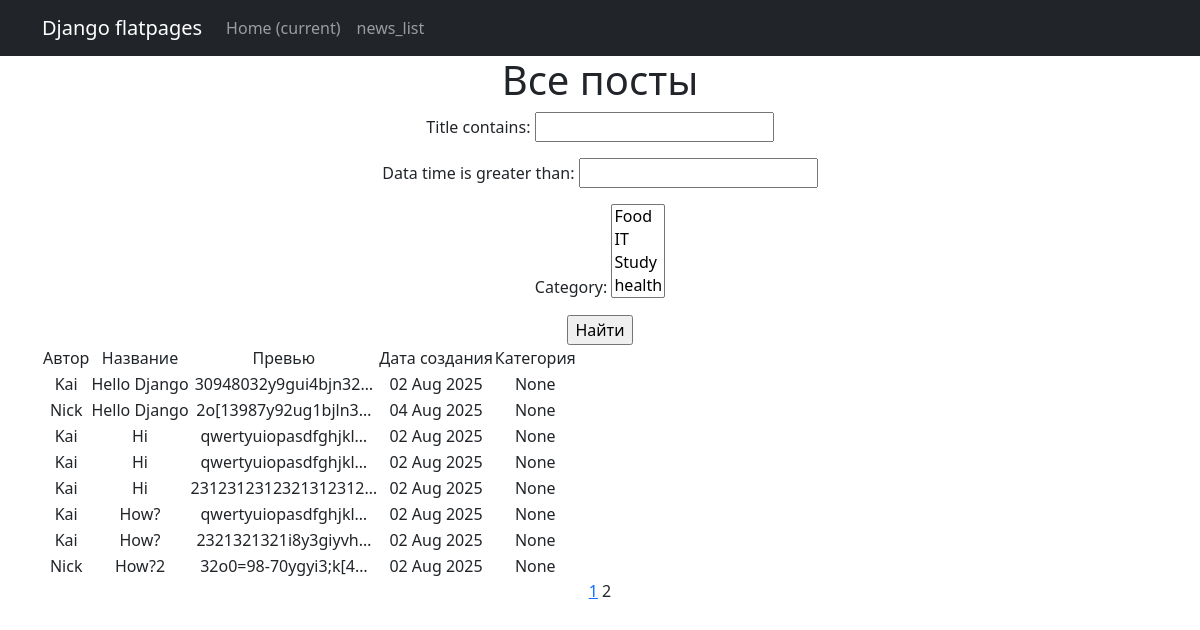
Before: /news/?page=2 with the older database file.
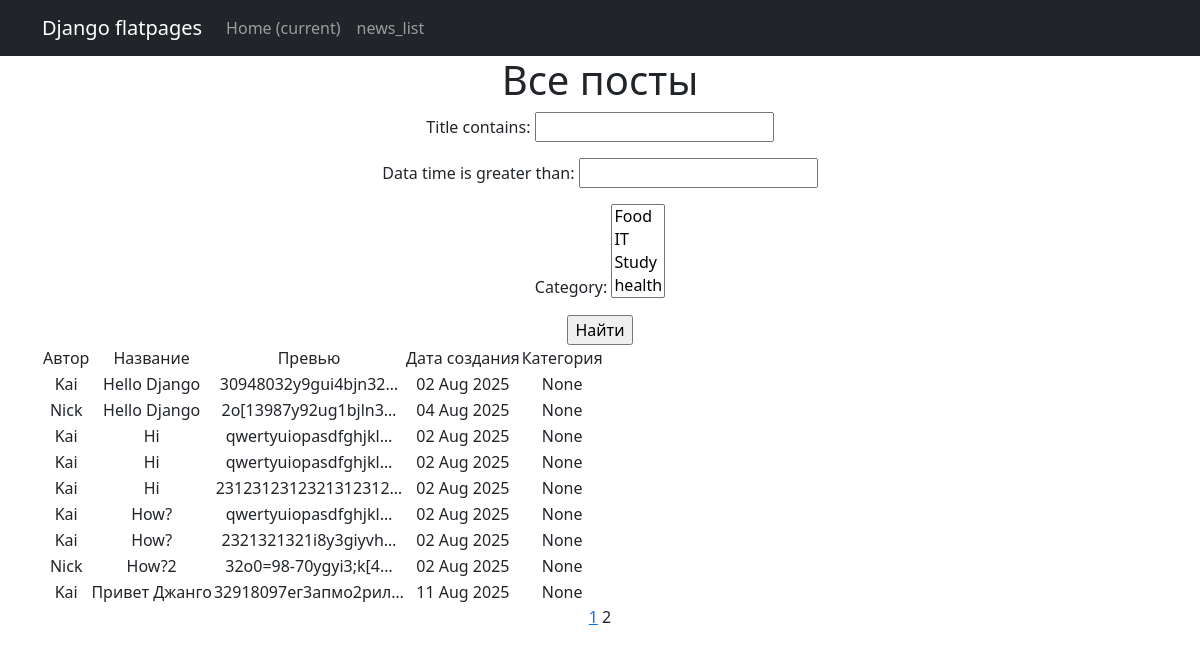
After: the same page with the newer database file.
### news/models.py (models this page shows, shortened)
class Post(models.Model):
    author=models.ForeignKey(Author,on_delete=models.CASCADE,related_name='Author')
    Choises=(
        ('article','статья'),
        ('new','новость')
    )
    rating=models.IntegerField(default=0)
    data_time=models.DateTimeField(auto_now_add=True)
    choose=models.CharField(max_length=10,choices=Choises,default='new')
    category=models.ManyToManyField(Category,through='Post_Category')
    title=models.CharField(max_length=32,validators=[MinLengthValidator(2)])
    text=models.TextField(validators=[MinLengthValidator(10)])

class Author(models.Model):
    rating=models.IntegerField(default=0)
    name=models.OneToOneField(User,on_delete=models.CASCADE)

### news/views.py (the view)
# urls.py: path('', AllView.as_view(),name='posts_list'),
class AllView(ListView):
    model=Post
    ordering='title'
    template_name='posts.html'
    context_object_name='posts'
    paginate_by=10
    def get_queryset(self):
        queryset = super().get_queryset()
        self.filterset = PostFilter(self.request.GET, queryset)
        return self.filterset.qs
    def get_context_data(self, **kwargs):
        context = super().get_context_data(**kwargs)
        context['filterset'] = self.filterset
        return context

### news/models.py (called while the page is built)
    def __str__(self):
        return self.name

### news/templatetags/custom_tags.py (called while the page is built)
@register.simple_tag(takes_context=True)
def url_replace(context, **kwargs):
   d = context['request'].GET.copy()
   for k, v in kwargs.items():
       d[k] = v
   return d.urlencode()

### templates/posts.html (shortened to what this page needs)
{% extends 'flatpages/default.html' %}
{% load custom_tags %}
{% block content %}
<h1>Все посты</h1>
   <form action="" method="get">
       {{ filterset.form.as_p }}
       <input type="submit" value="Найти" />
   </form>
{% if posts %}
<table>
    <tr>
        <td>Автор</td>
        <td>Название</td>
        <td>Превью</td>
        <td>Дата создания</td>
        <td>Категория</td>
    </tr>
{% for posts in posts %}
<tr>
    <td>{{ posts.author.name }}</td>
    <td>{{ posts.title }}</td>
    <td>{{ posts.text|truncatechars:20 }}</td>
    <td>{{ posts.data_time|date:'d M Y'}}</td>
    <td>{{posts.category.name}}</td>
                    <td>
                </td>
</tr>
{% endfor %}
</table>
{% else %}
       <h2>Такого нет!</h2>
   {% endif %}
{% if page_obj.has_previous %}
       <a href="?{% url_replace page=1 %}">1</a>
   {% endif %}
   {{ page_obj.number }}
{% endblock content %}

### templates/flatpages/default.html (shortened to what this page needs)
<!DOCTYPE html>
<html lang="en">
    <head>
         {% load static %}
        <link href="{% static 'css/styles.css' %}" rel="stylesheet" />
    </head>
    <body>
        <nav class="navbar navbar-expand-lg navbar-dark bg-dark static-top">
   <div class="container">
       <a class="navbar-brand" href="#">Django flatpages</a>
       <div class="collapse navbar-collapse" id="navbarResponsive">
           <ul class="navbar-nav ml-auto">
               <li class="nav-item active">
                   <a class="nav-link" href="#">Home
                       <span class="sr-only">(current)</span>
                   </a>
               </li>
               <li class="nav-item">
                   <a class="nav-link" href="/news/">news_list</a>
               </li>
           </ul>
       </div>
   </div>
</nav>
                <div class="container">
           <div class="row">
               <div class="col-lg-12 text-center">
                   {% block content %}{% endblock content %}
               </div>
           </div>
        </div>
    </body>
</html>

Changed rows visible on the page:
added Post: author.name "Kai", title "Привет Джанго", text "32918097ег3апмо2рил…", data_time "11 Aug 2025", category.name "None"
